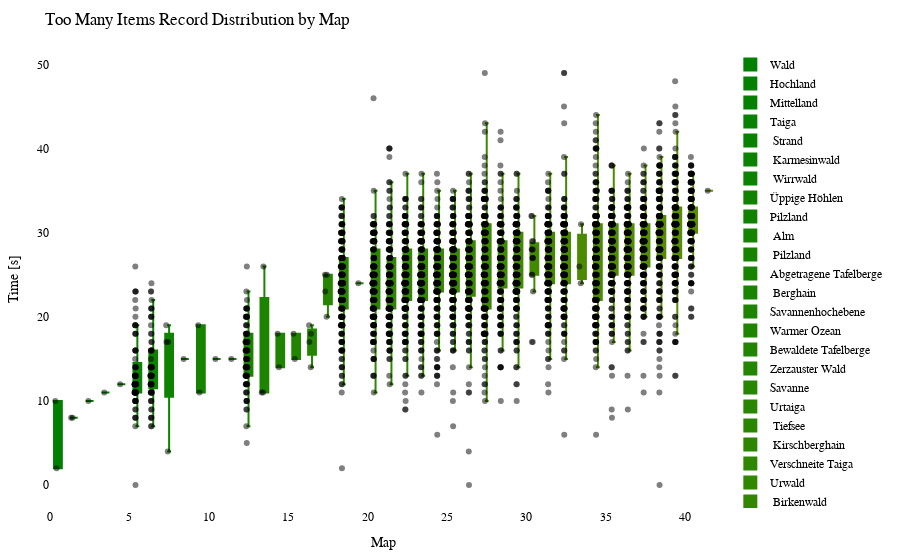

This figure's notebook cell:
### Code cell
import plotly.graph_objects as go
import plotly.io as pio

df = getRecordsDataframe(minigame="Sammelwahn")

# sort df columns by mean value 
df = df.reindex(df.mean().sort_values().index, axis=1)

# drop sum column
df = df.drop(columns=["Sum"])

# remove "Punkte" from all columns
df.columns = df.columns.str.replace('Punkte', '')

cmap = LinearSegmentedColormap.from_list("green_orange", ["green", "orange"])
colors = [to_hex(cmap(i / (num_columns - 1))) for i in range(num_columns)]

# Calculate the offset for centering the data points
num_columns = len(df.columns)
offset = 0.5

# Create a Swarm plot using Plotly
fig = go.Figure()

for i, (column, color) in enumerate(zip(df.columns, colors)):
    x_values = [i + offset] * len(df[column])  # Adjust x-values with offset for horizontal centering
    fig.add_trace(go.Box(x=x_values,
                         y=df[column],
                         name=column,
                         boxpoints='all',
                         pointpos=-0.5,  # Adjust point position to prevent overlapping
                         marker=dict(color='rgba(0,0,0,0.5)', size=6),  # Adjust marker color and size
                         line=dict(color=color),
                         fillcolor=color,
                         hovertext=df_to_html.index,
                         hoverinfo='name+text+y',
                         showlegend=True))

fig.update_layout(title="Too Many Items Record Distribution by Map",
                  xaxis=dict(title="Map"),
                  yaxis=dict(title="Time [s]"),
                  showlegend=True,
                  font=dict(family="Arial", size=12, color="black"),  # Customize font
                  plot_bgcolor="white",  # Set background color
                  margin=dict(l=50, r=50, t=50, b=50),  # Adjust margins for better layout
                  )

pio.show(fig)

pio.write_html(fig, "out/sammel_swarm_plot.html")

### Figure 1 — Plotly figure (JSON) as saved in the notebook; plotly's stock layout.template omitted (floating-point values rounded to 4 significant figures; data arrays with more than 128 entries replaced by an {"elided": "..."} marker saying what was removed)
{"data": [{"boxpoints": "all", "fillcolor": "#008000", "hoverinfo": "name+text+y", "hovertext": {"elided": "246 str values"}, "line": {"color": "#008000"}, "marker": {"color": "rgba(0,0,0,0.5)", "size": 6}, "name": "Wald", "pointpos": -0.5, "showlegend": true, "type": "box", "x": {"elided": "233 float values"}, "y": {"elided": "233 float values"}}, {"boxpoints": "all", "fillcolor": "#028000", "hoverinfo": "name+text+y", "hovertext": {"elided": "246 str values"}, "line": {"color": "#028000"}, "marker": {"color": "rgba(0,0,0,0.5)", "size": 6}, "name": "Hochland", "pointpos": -0.5, "showlegend": true, "type": "box", "x": {"elided": "233 float values"}, "y": {"elided": "233 float values"}}, {"boxpoints": "all", "fillcolor": "#048100", "hoverinfo": "name+text+y", "hovertext": {"elided": "246 str values"}, "line": {"color": "#048100"}, "marker": {"color": "rgba(0,0,0,0.5)", "size": 6}, "name": "Mittelland", "pointpos": -0.5, "showlegend": true, "type": "box", "x": {"elided": "233 float values"}, "y": {"elided": "233 float values"}}, {"boxpoints": "all", "fillcolor": "#068100", "hoverinfo": "name+text+y", "hovertext": {"elided": "246 str values"}, "line": {"color": "#068100"}, "marker": {"color": "rgba(0,0,0,0.5)", "size": 6}, "name": "Taiga", "pointpos": -0.5, "showlegend": true, "type": "box", "x": {"elided": "233 float values"}, "y": {"elided": "233 float values"}}, {"boxpoints": "all", "fillcolor": "#088100", "hoverinfo": "name+text+y", "hovertext": {"elided": "246 str values"}, "line": {"color": "#088100"}, "marker": {"color": "rgba(0,0,0,0.5)", "size": 6}, "name": " Strand", "pointpos": -0.5, "showlegend": true, "type": "box", "x": {"elided": "233 float values"}, "y": {"elided": "233 float values"}}, {"boxpoints": "all", "fillcolor": "#0b8200", "hoverinfo": "name+text+y", "hovertext": {"elided": "246 str values"}, "line": {"color": "#0b8200"}, "marker": {"color": "rgba(0,0,0,0.5)", "size": 6}, "name": " Karmesinwald", "pointpos": -0.5, "showlegend": true, "type": "box", "x": {"elided": "233 float values"}, "y": {"elided": "233 float values"}}, {"boxpoints": "all", "fillcolor": "#0d8200", "hoverinfo": "name+text+y", "hovertext": {"elided": "246 str values"}, "line": {"color": "#0d8200"}, "marker": {"color": "rgba(0,0,0,0.5)", "size": 6}, "name": " Wirrwald", "pointpos": -0.5, "showlegend": true, "type": "box", "x": {"elided": "233 float values"}, "y": {"elided": "233 float values"}}, {"boxpoints": "all", "fillcolor": "#0f8200", "hoverinfo": "name+text+y", "hovertext": {"elided": "246 str values"}, "line": {"color": "#0f8200"}, "marker": {"color": "rgba(0,0,0,0.5)", "size": 6}, "name": "Üppige Höhlen", "pointpos": -0.5, "showlegend": true, "type": "box", "x": {"elided": "233 float values"}, "y": {"elided": "233 float values"}}, {"boxpoints": "all", "fillcolor": "#118200", "hoverinfo": "name+text+y", "hovertext": {"elided": "246 str values"}, "line": {"color": "#118200"}, "marker": {"color": "rgba(0,0,0,0.5)", "size": 6}, "name": "Pilzland", "pointpos": -0.5, "showlegend": true, "type": "box", "x": {"elided": "233 float values"}, "y": {"elided": "233 float values"}}, {"boxpoints": "all", "fillcolor": "#148300", "hoverinfo": "name+text+y", "hovertext": {"elided": "246 str values"}, "line": {"color": "#148300"}, "marker": {"color": "rgba(0,0,0,0.5)", "size": 6}, "name": " Alm", "pointpos": -0.5, "showlegend": true, "type": "box", "x": {"elided": "233 float values"}, "y": {"elided": "233 float values"}}, {"boxpoints": "all", "fillcolor": "#168300", "hoverinfo": "name+text+y", "hovertext": {"elided": "246 str values"}, "line": {"color": "#168300"}, "marker": {"color": "rgba(0,0,0,0.5)", "size": 6}, "name": " Pilzland", "pointpos": -0.5, "showlegend": true, "type": "box", "x": {"elided": "233 float values"}, "y": {"elided": "233 float values"}}, {"boxpoints": "all", "fillcolor": "#188300", "hoverinfo": "name+text+y", "hovertext": {"elided": "246 str values"}, "line": {"color": "#188300"}, "marker": {"color": "rgba(0,0,0,0.5)", "size": 6}, "name": "Abgetragene Tafelberge", "pointpos": -0.5, "showlegend": true, "type": "box", "x": {"elided": "233 float values"}, "y": {"elided": "233 float values"}}, {"boxpoints": "all", "fillcolor": "#1a8400", "hoverinfo": "name+text+y", "hovertext": {"elided": "246 str values"}, "line": {"color": "#1a8400"}, "marker": {"color": "rgba(0,0,0,0.5)", "size": 6}, "name": " Berghain", "pointpos": -0.5, "showlegend": true, "type": "box", "x": {"elided": "233 float values"}, "y": {"elided": "233 float values"}}, {"boxpoints": "all", "fillcolor": "#1d8400", "hoverinfo": "name+text+y", "hovertext": {"elided": "246 str values"}, "line": {"color": "#1d8400"}, "marker": {"color": "rgba(0,0,0,0.5)", "size": 6}, "name": "Savannenhochebene", "pointpos": -0.5, "showlegend": true, "type": "box", "x": {"elided": "233 float values"}, "y": {"elided": "233 float values"}}, {"boxpoints": "all", "fillcolor": "#1f8400", "hoverinfo": "name+text+y", "hovertext": {"elided": "246 str values"}, "line": {"color": "#1f8400"}, "marker": {"color": "rgba(0,0,0,0.5)", "size": 6}, "name": "Warmer Ozean", "pointpos": -0.5, "showlegend": true, "type": "box", "x": {"elided": "233 float values"}, "y": {"elided": "233 float values"}}, {"boxpoints": "all", "fillcolor": "#218500", "hoverinfo": "name+text+y", "hovertext": {"elided": "246 str values"}, "line": {"color": "#218500"}, "marker": {"color": "rgba(0,0,0,0.5)", "size": 6}, "name": "Bewaldete Tafelberge", "pointpos": -0.5, "showlegend": true, "type": "box", "x": {"elided": "233 float values"}, "y": {"elided": "233 float values"}}, {"boxpoints": "all", "fillcolor": "#238500", "hoverinfo": "name+text+y", "hovertext": {"elided": "246 str values"}, "line": {"color": "#238500"}, "marker": {"color": "rgba(0,0,0,0.5)", "size": 6}, "name": "Zerzauster Wald", "pointpos": -0.5, "showlegend": true, "type": "box", "x": {"elided": "233 float values"}, "y": {"elided": "233 float values"}}, {"boxpoints": "all", "fillcolor": "#268600", "hoverinfo": "name+text+y", "hovertext": {"elided": "246 str values"}, "line": {"color": "#268600"}, "marker": {"color": "rgba(0,0,0,0.5)", "size": 6}, "name": "Savanne", "pointpos": -0.5, "showlegend": true, "type": "box", "x": {"elided": "233 float values"}, "y": {"elided": "233 float values"}}, {"boxpoints": "all", "fillcolor": "#288600", "hoverinfo": "name+text+y", "hovertext": {"elided": "246 str values"}, "line": {"color": "#288600"}, "marker": {"color": "rgba(0,0,0,0.5)", "size": 6}, "name": "Urtaiga", "pointpos": -0.5, "showlegend": true, "type": "box", "x": {"elided": "233 float values"}, "y": {"elided": "233 float values"}}, {"boxpoints": "all", "fillcolor": "#2a8600", "hoverinfo": "name+text+y", "hovertext": {"elided": "246 str values"}, "line": {"color": "#2a8600"}, "marker": {"color": "rgba(0,0,0,0.5)", "size": 6}, "name": " Tiefsee", "pointpos": -0.5, "showlegend": true, "type": "box", "x": {"elided": "233 float values"}, "y": {"elided": "233 float values"}}, {"boxpoints": "all", "fillcolor": "#2c8600", "hoverinfo": "name+text+y", "hovertext": {"elided": "246 str values"}, "line": {"color": "#2c8600"}, "marker": {"color": "rgba(0,0,0,0.5)", "size": 6}, "name": " Kirschberghain", "pointpos": -0.5, "showlegend": true, "type": "box", "x": {"elided": "233 float values"}, "y": {"elided": "233 float values"}}, {"boxpoints": "all", "fillcolor": "#2f8700", "hoverinfo": "name+text+y", "hovertext": {"elided": "246 str values"}, "line": {"color": "#2f8700"}, "marker": {"color": "rgba(0,0,0,0.5)", "size": 6}, "name": "Verschneite Taiga", "pointpos": -0.5, "showlegend": true, "type": "box", "x": {"elided": "233 float values"}, "y": {"elided": "233 float values"}}, {"boxpoints": "all", "fillcolor": "#318700", "hoverinfo": "name+text+y", "hovertext": {"elided": "246 str values"}, "line": {"color": "#318700"}, "marker": {"color": "rgba(0,0,0,0.5)", "size": 6}, "name": "Urwald", "pointpos": -0.5, "showlegend": true, "type": "box", "x": {"elided": "233 float values"}, "y": {"elided": "233 float values"}}, {"boxpoints": "all", "fillcolor": "#338700", "hoverinfo": "name+text+y", "hovertext": {"elided": "246 str values"}, "line": {"color": "#338700"}, "marker": {"color": "rgba(0,0,0,0.5)", "size": 6}, "name": " Birkenwald", "pointpos": -0.5, "showlegend": true, "type": "box", "x": {"elided": "233 float values"}, "y": {"elided": "233 float values"}}, {"boxpoints": "all", "fillcolor": "#358800", "hoverinfo": "name+text+y", "hovertext": {"elided": "246 str values"}, "line": {"color": "#358800"}, "marker": {"color": "rgba(0,0,0,0.5)", "size": 6}, "name": " Sumpf", "pointpos": -0.5, "showlegend": true, "type": "box", "x": {"elided": "233 float values"}, "y": {"elided": "233 float values"}}, {"boxpoints": "all", "fillcolor": "#388800", "hoverinfo": "name+text+y", "hovertext": {"elided": "246 str values"}, "line": {"color": "#388800"}, "marker": {"color": "rgba(0,0,0,0.5)", "size": 6}, "name": " Bambusdschungel", "pointpos": -0.5, "showlegend": true, "type": "box", "x": {"elided": "233 float values"}, "y": {"elided": "233 float values"}}, {"boxpoints": "all", "fillcolor": "#3a8800", "hoverinfo": "name+text+y", "hovertext": {"elided": "246 str values"}, "line": {"color": "#3a8800"}, "marker": {"color": "rgba(0,0,0,0.5)", "size": 6}, "name": " Dschungel", "pointpos": -0.5, "showlegend": true, "type": "box", "x": {"elided": "233 float values"}, "y": {"elided": "233 float values"}}, {"boxpoints": "all", "fillcolor": "#3c8900", "hoverinfo": "name+text+y", "hovertext": {"elided": "246 str values"}, "line": {"color": "#3c8900"}, "marker": {"color": "rgba(0,0,0,0.5)", "size": 6}, "name": "Verschneite Ebene", "pointpos": -0.5, "showlegend": true, "type": "box", "x": {"elided": "233 float values"}, "y": {"elided": "233 float values"}}, {"boxpoints": "all", "fillcolor": "#3e8900", "hoverinfo": "name+text+y", "hovertext": {"elided": "246 str values"}, "line": {"color": "#3e8900"}, "marker": {"color": "rgba(0,0,0,0.5)", "size": 6}, "name": "Zerzauste Hügel", "pointpos": -0.5, "showlegend": true, "type": "box", "x": {"elided": "233 float values"}, "y": {"elided": "233 float values"}}, {"boxpoints": "all", "fillcolor": "#418900", "hoverinfo": "name+text+y", "hovertext": {"elided": "246 str values"}, "line": {"color": "#418900"}, "marker": {"color": "rgba(0,0,0,0.5)", "size": 6}, "name": "Zerzauste Savanne", "pointpos": -0.5, "showlegend": true, "type": "box", "x": {"elided": "233 float values"}, "y": {"elided": "233 float values"}}, {"boxpoints": "all", "fillcolor": "#438a00", "hoverinfo": "name+text+y", "hovertext": {"elided": "246 str values"}, "line": {"color": "#438a00"}, "marker": {"color": "rgba(0,0,0,0.5)", "size": 6}, "name": "Blumenwald", "pointpos": -0.5, "showlegend": true, "type": "box", "x": {"elided": "233 float values"}, "y": {"elided": "233 float values"}}, {"boxpoints": "all", "fillcolor": "#458a00", "hoverinfo": "name+text+y", "hovertext": {"elided": "246 str values"}, "line": {"color": "#458a00"}, "marker": {"color": "rgba(0,0,0,0.5)", "size": 6}, "name": " Wald", "pointpos": -0.5, "showlegend": true, "type": "box", "x": {"elided": "233 float values"}, "y": {"elided": "233 float values"}}, {"boxpoints": "all", "fillcolor": "#478a00", "hoverinfo": "name+text+y", "hovertext": {"elided": "246 str values"}, "line": {"color": "#478a00"}, "marker": {"color": "rgba(0,0,0,0.5)", "size": 6}, "name": " Savannenhochebene", "pointpos": -0.5, "showlegend": true, "type": "box", "x": {"elided": "233 float values"}, "y": {"elided": "233 float values"}}, {"boxpoints": "all", "fillcolor": "#4a8b00", "hoverinfo": "name+text+y", "hovertext": {"elided": "246 str values"}, "line": {"color": "#4a8b00"}, "marker": {"color": "rgba(0,0,0,0.5)", "size": 6}, "name": " Sonnenblumenebene", "pointpos": -0.5, "showlegend": true, "type": "box", "x": {"elided": "233 float values"}, "y": {"elided": "233 float values"}}, {"boxpoints": "all", "fillcolor": "#4c8b00", "hoverinfo": "name+text+y", "hovertext": {"elided": "246 str values"}, "line": {"color": "#4c8b00"}, "marker": {"color": "rgba(0,0,0,0.5)", "size": 6}, "name": " Taiga", "pointpos": -0.5, "showlegend": true, "type": "box", "x": {"elided": "233 float values"}, "y": {"elided": "233 float values"}}, {"boxpoints": "all", "fillcolor": "#4e8b00", "hoverinfo": "name+text+y", "hovertext": {"elided": "246 str values"}, "line": {"color": "#4e8b00"}, "marker": {"color": "rgba(0,0,0,0.5)", "size": 6}, "name": "Lichter Dschungel", "pointpos": -0.5, "showlegend": true, "type": "box", "x": {"elided": "233 float values"}, "y": {"elided": "233 float values"}}, {"boxpoints": "all", "fillcolor": "#508c00", "hoverinfo": "name+text+y", "hovertext": {"elided": "246 str values"}, "line": {"color": "#508c00"}, "marker": {"color": "rgba(0,0,0,0.5)", "size": 6}, "name": "Dichter Wald", "pointpos": -0.5, "showlegend": true, "type": "box", "x": {"elided": "233 float values"}, "y": {"elided": "233 float values"}}, {"boxpoints": "all", "fillcolor": "#538c00", "hoverinfo": "name+text+y", "hovertext": {"elided": "246 str values"}, "line": {"color": "#538c00"}, "marker": {"color": "rgba(0,0,0,0.5)", "size": 6}, "name": "Sonnenblumenebene", "pointpos": -0.5, "showlegend": true, "type": "box", "x": {"elided": "233 float values"}, "y": {"elided": "233 float values"}}, {"boxpoints": "all", "fillcolor": "#558c00", "hoverinfo": "name+text+y", "hovertext": {"elided": "246 str values"}, "line": {"color": "#558c00"}, "marker": {"color": "rgba(0,0,0,0.5)", "size": 6}, "name": " Savanne", "pointpos": -0.5, "showlegend": true, "type": "box", "x": {"elided": "233 float values"}, "y": {"elided": "233 float values"}}, {"boxpoints": "all", "fillcolor": "#578d00", "hoverinfo": "name+text+y", "hovertext": {"elided": "246 str values"}, "line": {"color": "#578d00"}, "marker": {"color": "rgba(0,0,0,0.5)", "size": 6}, "name": " Ebene", "pointpos": -0.5, "showlegend": true, "type": "box", "x": {"elided": "233 float values"}, "y": {"elided": "233 float values"}}, {"boxpoints": "all", "fillcolor": "#598d00", "hoverinfo": "name+text+y", "hovertext": {"elided": "246 str values"}, "line": {"color": "#598d00"}, "marker": {"color": "rgba(0,0,0,0.5)", "size": 6}, "name": " Blumenwald", "pointpos": -0.5, "showlegend": true, "type": "box", "x": {"elided": "233 float values"}, "y": {"elided": "233 float values"}}, {"boxpoints": "all", "fillcolor": "#5c8d00", "hoverinfo": "name+text+y", "hovertext": {"elided": "246 str values"}, "line": {"color": "#5c8d00"}, "marker": {"color": "rgba(0,0,0,0.5)", "size": 6}, "name": " Tropfsteinhöhlen", "pointpos": -0.5, "showlegend": true, "type": "box", "x": {"elided": "233 float values"}, "y": {"elided": "233 float values"}}], "layout": {"font": {"color": "black", "family": "Arial", "size": 12}, "margin": {"b": 50, "l": 50, "r": 50, "t": 50}, "plot_bgcolor": "white", "showlegend": true, "title": {"text": "Too Many Items Record Distribution by Map"}, "xaxis": {"title": {"text": "Map"}}, "yaxis": {"title": {"text": "Time [s]"}}}}
